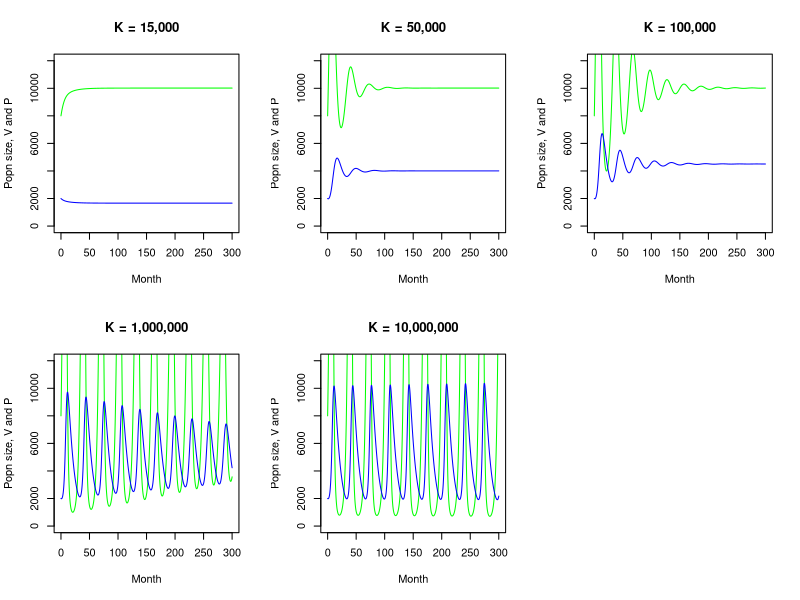
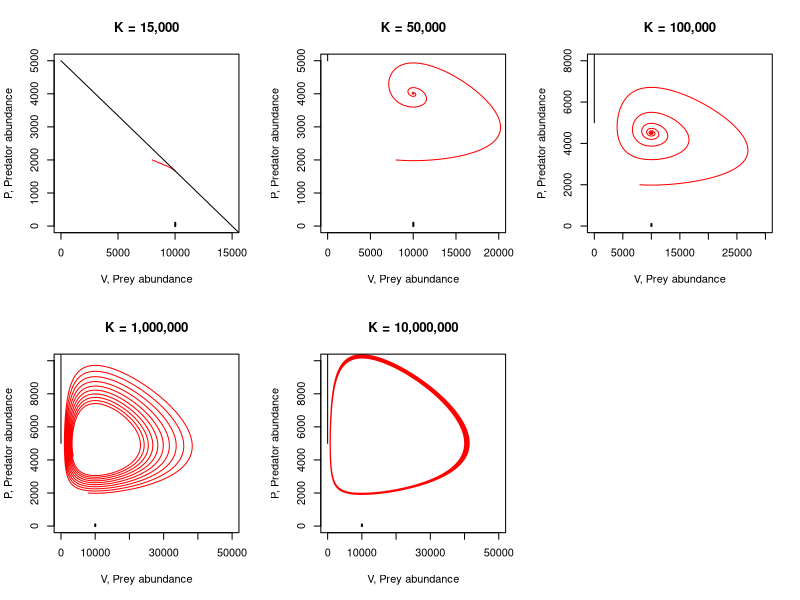

Here is the R script that generated these plots, in order:
#Sara Cannon, Homework 6

#Problem 1

rm=(list())

library(deSolve)

LV_Pred_RM<-function(t,y,params){
  V<-y[1]
  P<-y[2]
  with(as.list(params),{
    dVdt<-b*V*(1-(1/K1)*V)-a*V*P/(1+a*h*V)
    dPdt<-e*a*V*P/(1+a*h*V)-d*P
    return(list(c(dVdt,dPdt)))
  })}

a = 0.0001;      # attack rate
e = 0.1;       # conversion efficiency rate
d = 0.1;       # predator death rate
b = 0.5;       # prey birth rate
h = 0.0015;       # prey handling time
K1 = 15000;       #Prey carrying capacity (Initial scenario)
K2 = 50000;       #Prey carrying capacity (2nd scenario)
K3 = 100000;     #Prey carrying capacity (3rd scenario)
K4 = 1000000;    #Prey carrying capacity (4th scenario)
K5 = 10000000;   #Prey carrying capacity (5th scenario)
y0 = c(V0=8000,P0=2000);  # Initial values for V and P populations

#Evaluate scenario for K initial

params<-c(b=b,a=a,e=e,d=d,K1=K1,h=h)
tspan<-seq(0,300,by=0.1)  # Timespan to evaluate (in months)

isoV1<-function(x){(b+b*x*(a*h-(1/K1)-a*(1/K1)*h*x))/a}
isoP<-d/(a*e-a*d*h)

out<-ode(y0,tspan,LV_Pred_RM,params)
out<-data.frame(out)

#Evaluate scenario for K2

LV_Pred_RM2<-function(t,y,params2){
  V<-y[1]
  P<-y[2]
  with(as.list(params2),{
    dVdt2<-b*V*(1-(1/K2)*V)-a*V*P/(1+a*h*V)
    dPdt2<-e*a*V*P/(1+a*h*V)-d*P
    return(list(c(dVdt2,dPdt2)))
  })}

params2<-c(b=b,a=a,e=e,d=d,K2=K2,h=h)

isoV2<-function(x){(b+b*x*(a*h-(1-K2)-a*(1/K2)*h*x))/a}
out2<-ode(y0,tspan,LV_Pred_RM2,params2)
out2<-data.frame(out2)

#Evaluate scenario for K3

LV_Pred_RM3<-function(t,y,params3){
  V<-y[1]
  P<-y[2]
  with(as.list(params3),{
    dVdt3<-b*V*(1-(1/K3)*V)-a*V*P/(1+a*h*V)
    dPdt3<-e*a*V*P/(1+a*h*V)-d*P
    return(list(c(dVdt3,dPdt3)))
  })}

params3<-c(b=b,a=a,e=e,d=d,K3=K3,h=h)
isoV3<-function(x){(b+b*x*(a*h-(1-K3)-a*(1/K3)*h*x))/a}
out3<-ode(y0,tspan,LV_Pred_RM3,params3)
out3<-data.frame(out3)

#Evaluate scenario for K4

LV_Pred_RM4<-function(t,y,params4){
  V<-y[1]
  P<-y[2]
  with(as.list(params4),{
    dVdt4<-b*V*(1-(1/K4)*V)-a*V*P/(1+a*h*V)
    dPdt4<-e*a*V*P/(1+a*h*V)-d*P
    return(list(c(dVdt4,dPdt4)))
  })}

params4<-c(b=b,a=a,e=e,d=d,K4=K4,h=h)
isoV4<-function(x){(b+b*x*(a*h-(1-K4)-a*(1/K4)*h*x))/a}
out4<-ode(y0,tspan,LV_Pred_RM4,params4)
out4<-data.frame(out4)


#Evaluate scenario for K5

LV_Pred_RM5<-function(t,y,params5){
  V<-y[1]
  P<-y[2]
  with(as.list(params5),{
    dVdt5<-b*V*(1-(1/K5)*V)-a*V*P/(1+a*h*V)
    dPdt5<-e*a*V*P/(1+a*h*V)-d*P
    return(list(c(dVdt5,dPdt5)))
  })}

params5<-c(b=b,a=a,e=e,d=d,K5=K5,h=h)
isoV5<-function(x){(b+b*x*(a*h-(1-K5)-a*(1/K5)*h*x))/a}
out5<-ode(y0,tspan,LV_Pred_RM5,params5)
out5<-data.frame(out5)

#Plot projected population trajectory for each value of K

par(mfrow=c(2,3)) #show all plots on same screen

plot(out[,1],out[,2],type='l',col='green',xlab='Month',ylab='Popn size, V and P',ylim=c(0,12000))
lines(out[,1],out[,3],col='blue')
title(main="K = 15,000")

plot(out2[,1],out2[,2],type='l',col='green',xlab='Month',ylab='Popn size, V and P',ylim=c(0,12000))
lines(out2[,1],out2[,3],col='blue')
title(main="K = 50,000")

plot(out3[,1],out3[,2],type='l',col='green',xlab='Month',ylab='Popn size, V and P',ylim=c(0,12000))
lines(out3[,1],out3[,3],col='blue')
title(main="K = 100,000")

plot(out4[,1],out4[,2],type='l',col='green',xlab='Month',ylab='Popn size, V and P',ylim=c(0,12000))
lines(out4[,1],out4[,3],col='blue')
title(main="K = 1,000,000")

plot(out5[,1],out5[,2],type='l',col='green',xlab='Month',ylab='Popn size, V and P',ylim=c(0,12000))
lines(out5[,1],out5[,3],col='blue')
title(main="K = 10,000,000")

#Plot the P-V isoclines for each value of K
#Need to work on these graphs

par(mfrow=c(2,3)) #show all plots on same screen

plot(out[,2],out[,3],type='l',col='red',xlab='V, Prey abundance',ylab='P, Predator abundance',
     ylim=c(0,5000),xlim=c(0,15000))
segments(isoP, 0, isoP, 100,lwd=2) 
curve(isoV1, 0, 30000, add = T)
title(main="K = 15,000") 

plot(out2[,2],out2[,3],type='l',col='red',xlab='V, Prey abundance',ylab='P, Predator abundance',
     ylim=c(0,5000),xlim=c(0,20000))
segments(isoP, 0, isoP, 100,lwd=2)
curve(isoV2, 0, 30000, add = T)
title(main="K = 50,000")

plot(out3[,2],out3[,3],type='l',col='red',xlab='V, Prey abundance',ylab='P, Predator abundance',
     ylim=c(0,8000),xlim=c(0,30000))
segments(isoP, 0, isoP, 100,lwd=2)
curve(isoV3, 0, 30000, add = T)
title(main="K = 100,000")

plot(out4[,2],out4[,3],type='l',col='red',xlab='V, Prey abundance',ylab='P, Predator abundance',
     ylim=c(0,10000),xlim=c(0,50000))
segments(isoP, 0, isoP, 100,lwd=2)
curve(isoV4, 0, 30000, add = T)
title(main="K = 1,000,000")

plot(out5[,2],out5[,3],type='l',col='red',xlab='V, Prey abundance',ylab='P, Predator abundance',
     ylim=c(0,10000),xlim=c(0,50000))
segments(isoP, 0, isoP, 100,lwd=2)
curve(isoV5, 0, 30000, add = T)
title(main="K = 10,000,000")
